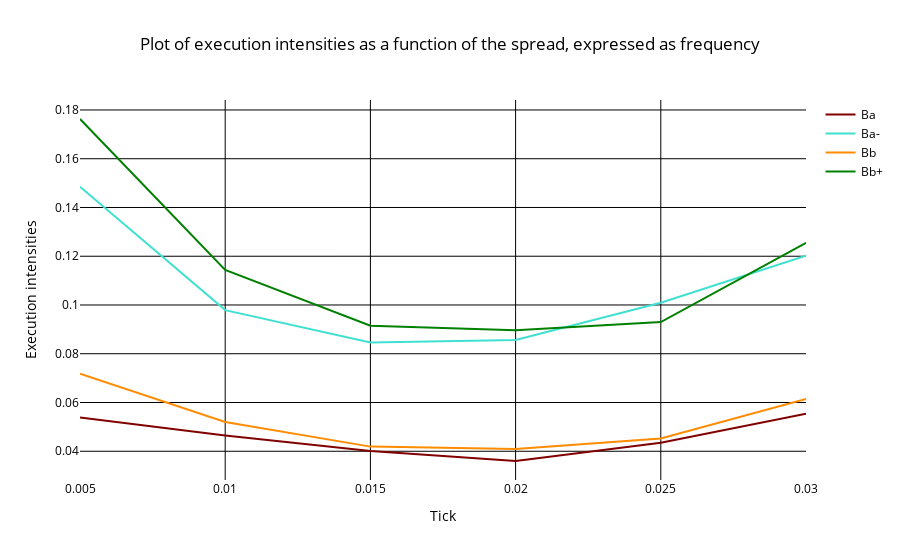

Notebook code cell kept with this figure:
### Code cell
import plotly.graph_objects as go

x_values = [0.005, 0.01, 0.015, 0.02, 0.025, 0.03]

fig = go.Figure()

# Add lines to the plot
fig.add_scatter(y=intensity_matrix_a[:,0], x=x_values, mode="lines", name="Ba", line_color="Maroon")
fig.add_scatter(y=intensity_matrix_a[:,1], x=x_values, mode="lines", name="Ba-", line_color="turquoise")
fig.add_scatter(y=intensity_matrix_b[:,0], x=x_values, mode="lines", name="Bb", line_color="darkorange")
fig.add_scatter(y=intensity_matrix_b[:,1], x=x_values, mode="lines", name="Bb+", line_color="green")

fig.update_layout(
    title_text="Plot of execution intensities as a function of the spread, expressed as frequency",
    title_x=0.5,
    plot_bgcolor='white',  # set background color to white
    paper_bgcolor='white',  # set background color to white
    font=dict(color='black'),  # set font color to black
    xaxis=dict(title_text="Tick", color='black', tickcolor='black', gridcolor='black'),  # set x-axis color, tick color, grid color, and grid width
    yaxis=dict(title_text="Execution intensities", color='black', tickcolor='black', gridcolor='black'),  # set y-axis color, tick color, grid color, and grid width
)

fig.show()

### Figure 1 — Plotly figure (JSON) as saved in the notebook; plotly's stock layout.template omitted (floating-point values rounded to 4 significant figures)
{"data": [{"line": {"color": "Maroon"}, "mode": "lines", "name": "Ba", "type": "scatter", "x": [0.005, 0.01, 0.015, 0.02, 0.025, 0.03], "y": [0.0539, 0.0465, 0.0401, 0.036, 0.0435, 0.0554]}, {"line": {"color": "turquoise"}, "mode": "lines", "name": "Ba-", "type": "scatter", "x": [0.005, 0.01, 0.015, 0.02, 0.025, 0.03], "y": [0.1485, 0.0979, 0.0846, 0.0856, 0.1009, 0.1202]}, {"line": {"color": "darkorange"}, "mode": "lines", "name": "Bb", "type": "scatter", "x": [0.005, 0.01, 0.015, 0.02, 0.025, 0.03], "y": [0.0718, 0.052, 0.0419, 0.0409, 0.0452, 0.0614]}, {"line": {"color": "green"}, "mode": "lines", "name": "Bb+", "type": "scatter", "x": [0.005, 0.01, 0.015, 0.02, 0.025, 0.03], "y": [0.1763, 0.1144, 0.0915, 0.0896, 0.093, 0.1255]}], "layout": {"font": {"color": "black"}, "paper_bgcolor": "white", "plot_bgcolor": "white", "title": {"text": "Plot of execution intensities as a function of the spread, expressed as frequency", "x": 0.5}, "xaxis": {"color": "black", "gridcolor": "black", "tickcolor": "black", "title": {"text": "Tick"}}, "yaxis": {"color": "black", "gridcolor": "black", "tickcolor": "black", "title": {"text": "Execution intensities"}}}}
